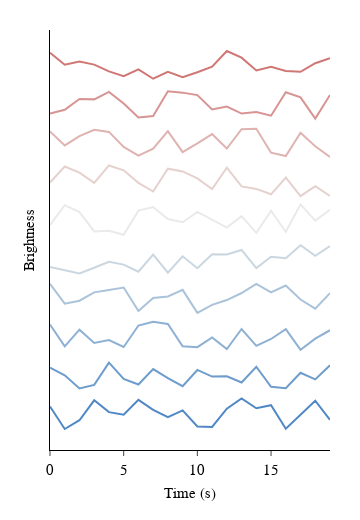

Notebook cell for this chart:
### Markdown cell above
# 3. Multiple line plot with `plotly`

### Code cell
gradient = apc.Gradient(
    name="aegean_to_dragon",
    colors=colors,
).to_plotly_colorscale()

fig = go.Figure()

for i, line in enumerate(lines):
    fig.add_trace(
        go.Scatter(
            x=list(range(len(line))),
            y=line + (i * 1.25),
            mode="lines",
            name=f"line_{i}",
            line=dict(color=gradient[i * 25][1]),
        )
    )

fig.update_layout(
    xaxis=dict(title="Time (s)"),
    yaxis=dict(title="Brightness"),
    showlegend=False,
    width=360,
    height=520,
    margin=dict(l=50, b=70, r=30, t=30),
)

apc.plotly.set_xticklabel_monospaced(fig)
apc.plotly.hide_yaxis_ticks(fig)

fig.show()

### Figure 1 — Plotly figure (JSON) as saved in the notebook; plotly's stock layout.template omitted (floating-point values rounded to 4 significant figures)
{"data": [{"line": {"color": "#5088c5"}, "mode": "lines", "name": "line_0", "type": "scatter", "x": [0, 1, 2, 3, 4, 5, 6, 7, 8, 9, 10, 11, 12, 13, 14, 15, 16, 17, 18, 19], "y": [0.7399, 0.01594, 0.2983, 0.9399, 0.5585, 0.4745, 0.9527, 0.6298, 0.4009, 0.6138, 0.09572, 0.08117, 0.6708, 0.9978, 0.6826, 0.783, 0.02576, 0.4898, 0.9252, 0.3113]}, {"line": {"color": "#6e9ccc"}, "mode": "lines", "name": "line_1", "type": "scatter", "x": [0, 1, 2, 3, 4, 5, 6, 7, 8, 9, 10, 11, 12, 13, 14, 15, 16, 17, 18, 19], "y": [1.991, 1.743, 1.319, 1.437, 2.152, 1.629, 1.447, 1.943, 1.657, 1.393, 1.916, 1.704, 1.715, 1.511, 2.021, 1.375, 1.329, 1.825, 1.612, 2.065]}, {"line": {"color": "#8db0d3"}, "mode": "lines", "name": "line_2", "type": "scatter", "x": [0, 1, 2, 3, 4, 5, 6, 7, 8, 9, 10, 11, 12, 13, 14, 15, 16, 17, 18, 19], "y": [3.377, 2.674, 3.213, 2.783, 2.879, 2.656, 3.346, 3.464, 3.395, 2.678, 2.649, 2.961, 2.587, 3.234, 2.691, 2.913, 3.228, 2.561, 2.926, 3.195]}, {"line": {"color": "#abc3da"}, "mode": "lines", "name": "line_3", "type": "scatter", "x": [0, 1, 2, 3, 4, 5, 6, 7, 8, 9, 10, 11, 12, 13, 14, 15, 16, 17, 18, 19], "y": [4.685, 4.05, 4.145, 4.414, 4.491, 4.568, 3.812, 4.234, 4.28, 4.494, 3.754, 4.012, 4.166, 4.393, 4.685, 4.415, 4.634, 4.184, 3.89, 4.389]}, {"line": {"color": "#cad7e0"}, "mode": "lines", "name": "line_4", "type": "scatter", "x": [0, 1, 2, 3, 4, 5, 6, 7, 8, 9, 10, 11, 12, 13, 14, 15, 16, 17, 18, 19], "y": [5.228, 5.132, 5.026, 5.206, 5.399, 5.307, 5.081, 5.627, 5.047, 5.574, 5.191, 5.637, 5.633, 5.778, 5.193, 5.561, 5.516, 5.929, 5.589, 5.904]}, {"line": {"color": "#e8ebe7"}, "mode": "lines", "name": "line_5", "type": "scatter", "x": [0, 1, 2, 3, 4, 5, 6, 7, 8, 9, 10, 11, 12, 13, 14, 15, 16, 17, 18, 19], "y": [6.579, 7.221, 6.997, 6.374, 6.397, 6.269, 7.044, 7.16, 6.775, 6.671, 7.005, 6.739, 6.497, 6.868, 6.33, 7.043, 6.365, 7.247, 6.722, 7.07]}, {"line": {"color": "#e5d1ce"}, "mode": "lines", "name": "line_6", "type": "scatter", "x": [0, 1, 2, 3, 4, 5, 6, 7, 8, 9, 10, 11, 12, 13, 14, 15, 16, 17, 18, 19], "y": [7.948, 8.465, 8.266, 7.937, 8.499, 8.344, 7.939, 7.66, 8.394, 8.307, 8.08, 7.74, 8.425, 7.823, 7.744, 7.57, 8.111, 7.51, 7.832, 7.521]}, {"line": {"color": "#deb3b0"}, "mode": "lines", "name": "line_7", "type": "scatter", "x": [0, 1, 2, 3, 4, 5, 6, 7, 8, 9, 10, 11, 12, 13, 14, 15, 16, 17, 18, 19], "y": [9.592, 9.145, 9.445, 9.649, 9.578, 9.098, 8.814, 9.04, 9.605, 8.929, 9.211, 9.508, 9.042, 9.663, 9.679, 8.909, 8.801, 9.552, 9.117, 8.77]}, {"line": {"color": "#d79493"}, "mode": "lines", "name": "line_8", "type": "scatter", "x": [0, 1, 2, 3, 4, 5, 6, 7, 8, 9, 10, 11, 12, 13, 14, 15, 16, 17, 18, 19], "y": [10.17, 10.29, 10.64, 10.63, 10.86, 10.49, 10.04, 10.09, 10.89, 10.84, 10.76, 10.3, 10.4, 10.17, 10.22, 10.1, 10.85, 10.69, 10.0, 10.77]}, {"line": {"color": "#d07675"}, "mode": "lines", "name": "line_9", "type": "scatter", "x": [0, 1, 2, 3, 4, 5, 6, 7, 8, 9, 10, 11, 12, 13, 14, 15, 16, 17, 18, 19], "y": [12.13, 11.74, 11.85, 11.74, 11.53, 11.37, 11.59, 11.29, 11.51, 11.34, 11.5, 11.68, 12.18, 11.97, 11.55, 11.68, 11.54, 11.51, 11.79, 11.95]}], "layout": {"height": 520, "margin": {"b": 70, "l": 50, "r": 30, "t": 30}, "showlegend": false, "width": 360, "xaxis": {"tickfont": {"family": "SuisseIntlMono", "size": 14.5}, "title": {"text": "Time (s)"}}, "yaxis": {"showticklabels": false, "ticks": "", "title": {"text": "Brightness"}}}}
